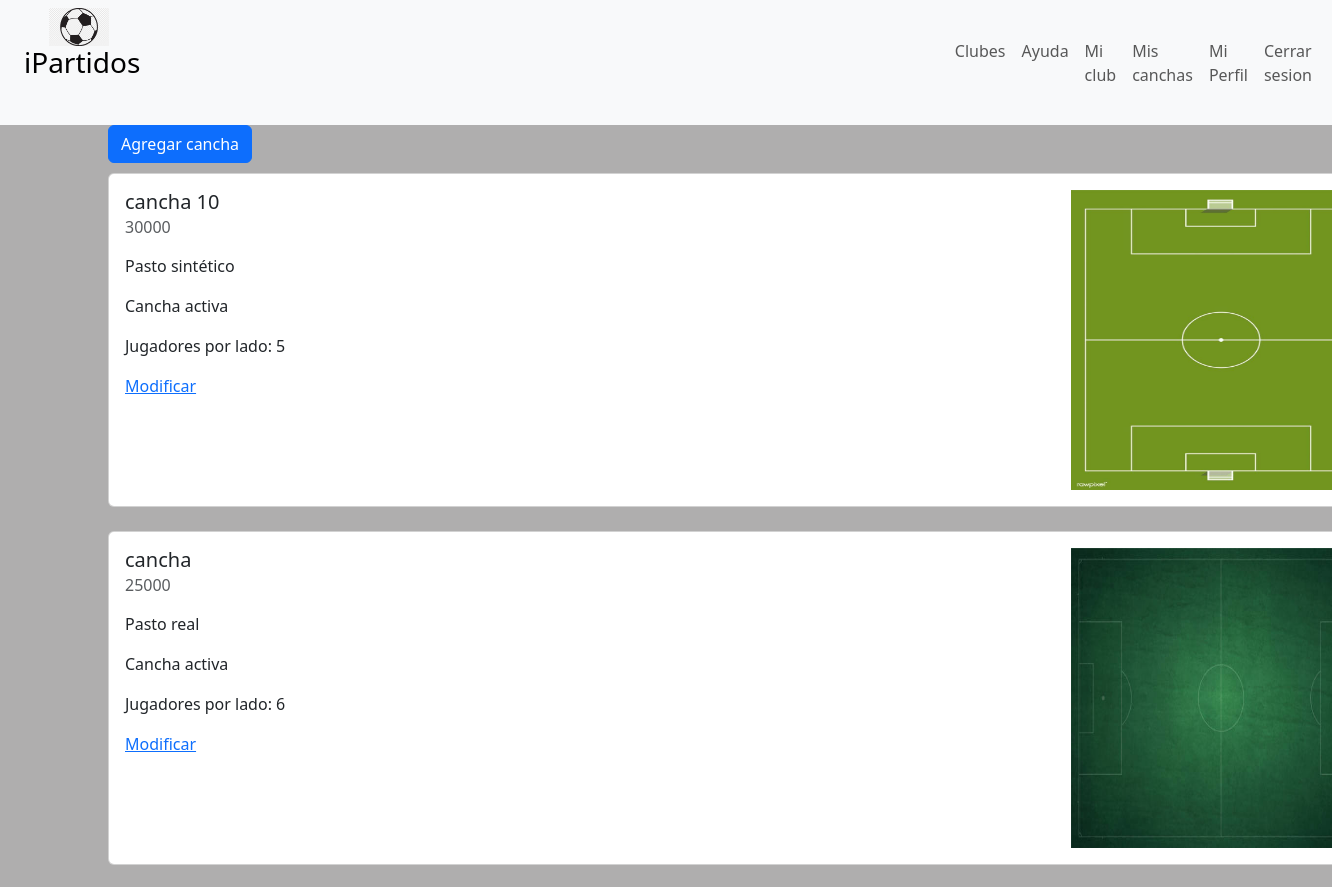
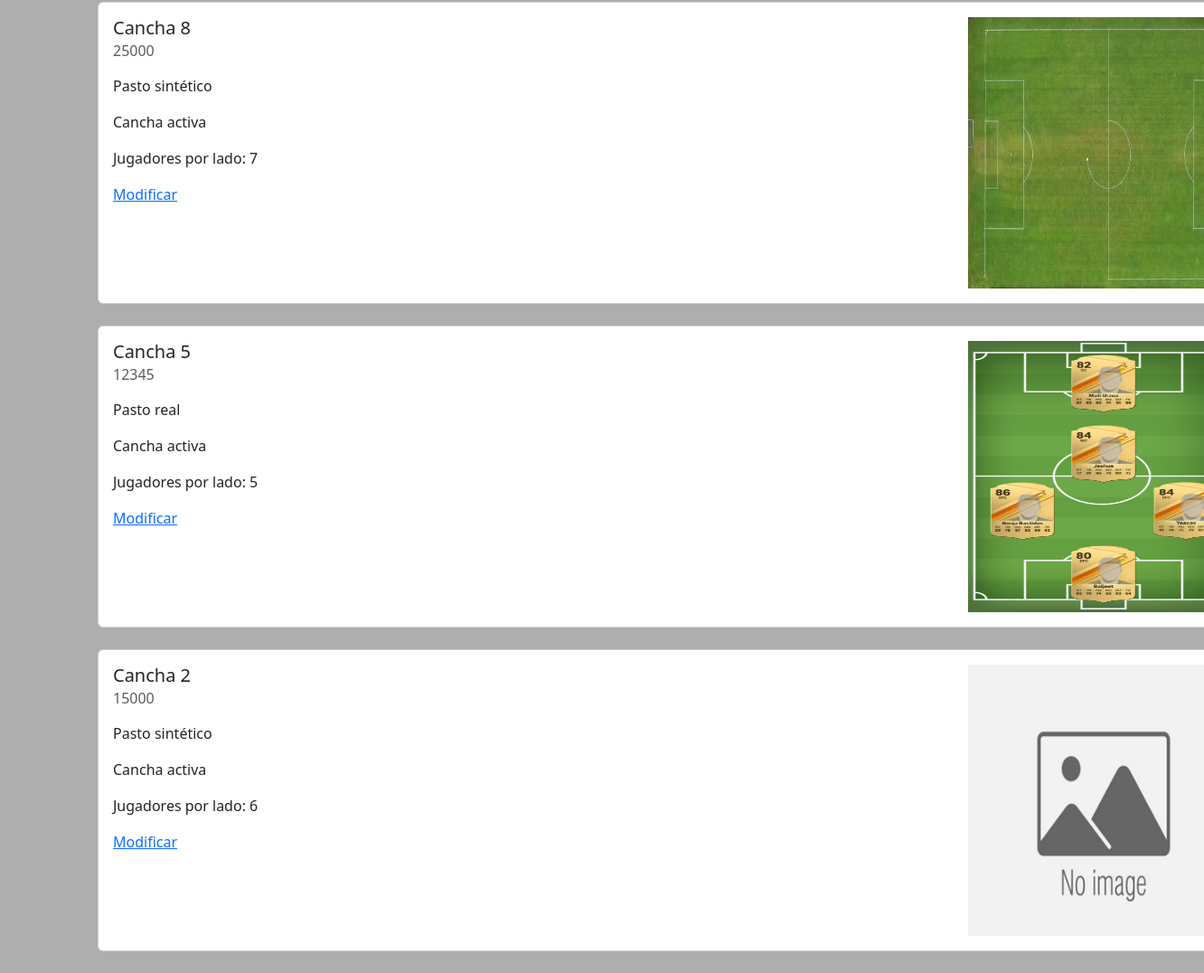
Before: /fields/list/ (signed in) with the older database file (2 pictures, top to bottom).
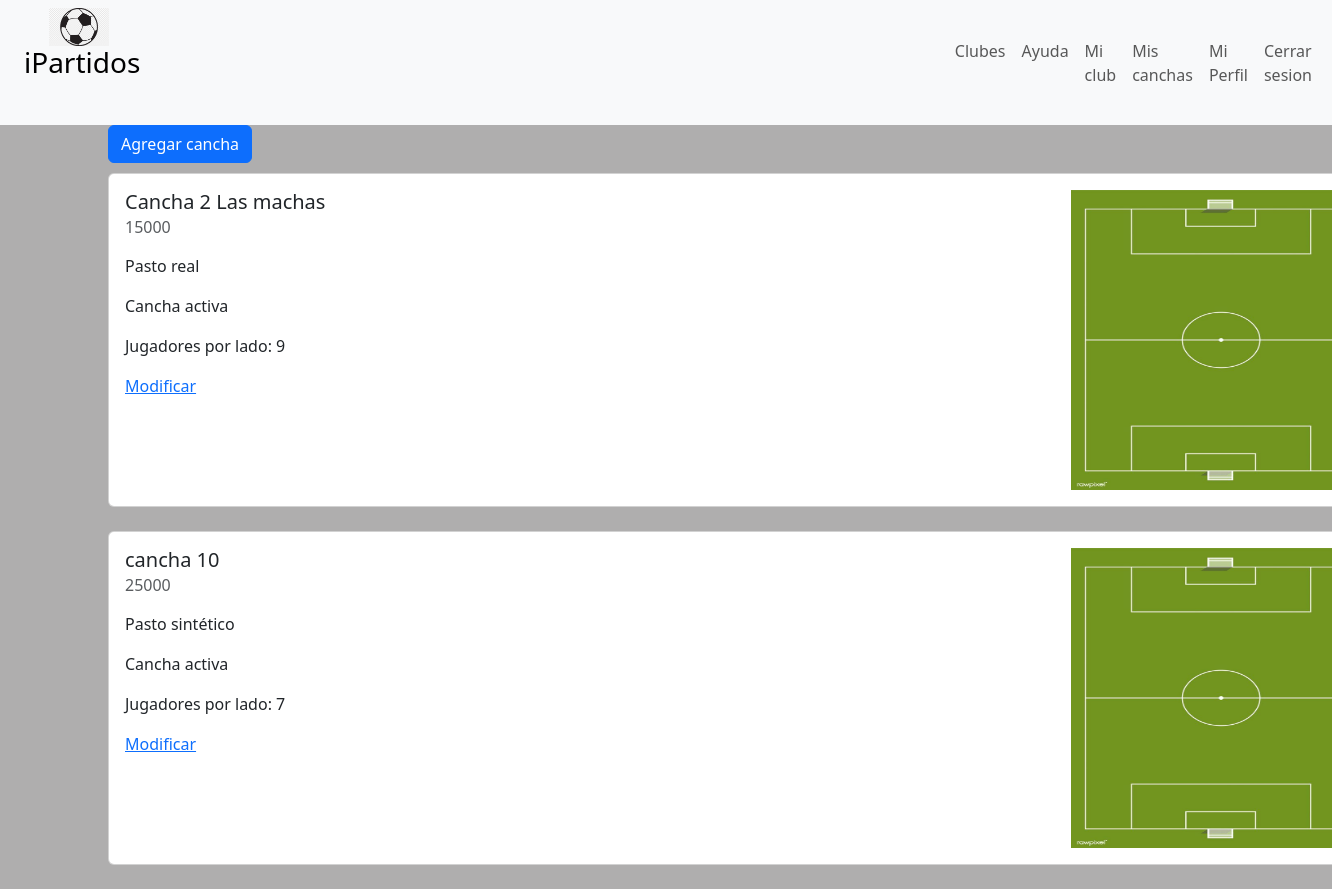
After: the same page with the newer database file.
### canchas/models.py (models this page shows, shortened)
class Field(models.Model):
    id = models.AutoField(primary_key=True)
    name = models.CharField(max_length=100, default='', null=True, blank=True)
    description = models.CharField(max_length=100, default='', null=True, blank=True)
    groundType = models.CharField(max_length=100, default='', null=False, blank=True)
    fieldPhoto = models.ImageField(upload_to='field_photos', null=True, blank=True)
    price = models.IntegerField()
    isActive = models.BooleanField(default=True)
    playersPerSide = models.IntegerField(default=0)  # Provide a default value
    tenant = models.ForeignKey('registration.Tenant', on_delete=models.CASCADE, related_name='tenant_fields', null=True)

### canchas/views.py (the view)
# urls.py: path('list/', FieldListView.as_view() , name='canchas_list'),
class FieldListView(ListView):
    model = Field
    template_name = 'canchas/userFields_list.html'
    context_object_name = 'fields'
    def get_queryset(self):
        return Field.objects.filter(tenant=self.request.user.tenant)

### canchas/templates/canchas/userFields_list.html (shortened to what this page needs)
{% extends 'core/base.html' %}
    {% block content %}
        <div style="padding-bottom: 10px;">
            <a href="{% url 'create_field' %}">
                <button type="button" class="btn btn-primary">Agregar cancha</button>
            </a>
        </div>
        <form method="post" enctype="multipart/form-data">
            {% for field in fields|slice:"0::-1" %}
                <div class=''>
                    <div class="card" style="width: 80rem;">
                        <div class="card-body d-flex justify-content-between">
                            <div>
                                <h5 class="card-title">{{ field.name }}</h5>
                                <h6 class="card-subtitle mb-2 text-body-secondary">{{ field.price }}</h6>
                                <p class="card-text">
                                <p> {{ field.groundType }}</p>
                                {% if field.isActive == True %}
                                    <p>Cancha activa</p>
                                {% else %}
                                    <p>Cancha Inactiva</p>
                                {% endif %}
                                    <p>Jugadores por lado: {{ field.playersPerSide }} </p>
                                </p>
                                <a href="{% url 'cancha_update' pk=field.id %}" class="card-link">Modificar</a>
                            </div>
                            {% if field.fieldPhoto %}
                                <img src="{{ field.fieldPhoto.url }}" width="300" height="300">
                            {% else %}
                                {% load static %}
                                <img src="{% static 'core/img/noPhoto.jpg' %}" width="300" height="300">
                            {% endif %}
                        </div>
                    </div>
                </div>
                <br>
            {% endfor %}
        </form>
    {% endblock %}

### core/templates/core/base.html (shortened to what this page needs)
<!DOCTYPE html>
<html lang="en">
<head>
    <link href="https://cdn.jsdelivr.net/npm/bootstrap@5.3.2/dist/css/bootstrap.min.css" rel="stylesheet">
    {% load static %}
    <link rel="stylesheet" href="{% static 'core/css/style.css' %}">
</head>
<body>
  <nav class="navbar navbar-expand-lg bg-body-tertiary">
    <div class="container-fluid">
      <div class="container">
        <a class="navbar-brand" href="{% url 'home' %}">
          <img src="{% static 'core/img/ballLogo.png' %}" alt="iPartidos Logo" class="logo-img">
          <h3> iPartidos </h3>
        </a>
      </div>
      <div class="collapse navbar-collapse" id="navbarSupportedContent">
        <ul class="navbar-nav me-auto mb-2 mb-lg-0">
          <li class="nav-item">
            <a class="nav-link" href="{% url 'all' %}"> Clubes </a>
          </li>
          <li class="nav-item">
            <a class="nav-link" aria-current="page" href="#"> Ayuda </a>
          </li>
          {% if request.user.is_authenticated %}
            {% if request.user.role == 'tenant' %}
                <li class="nav-item">
                  <a class="nav-link" aria-current="page" href="{% url 'club_settings' %}"> Mi club </a>
                </li>
                <li class="nav-item">
                  <a class="nav-link" aria-current="page" href="{% url 'canchas_list' %}"> Mis canchas </a>
                </li>
            {% else %}
              <li class="nav-item">
                <a class="nav-link" aria-current="page" href="#"> Mis reservas </a>
              </li>
            {% endif %}
              <li class="nav-item">
                <a class="nav-link" aria-current="page" href="{% url 'profile' %}">Mi Perfil </a>
              </li>
            <li class="nav-item">
              <a class="nav-link" aria-current="page" href="{% url 'logout' %}"> Cerrar sesion </a>
            </li>
          {% endif %}
        </ul>
      </div>
    </div>
  </nav>
    <div class="container">
        {% block content %}{% endblock %}
      </div>
</body>
</html>

### core/static/core/css/style.css (style rules this page uses)
.logo-img { width: 60px; height: auto; margin-left: 25px; }
body { background: #afaeae; }
.card-body { display: flex; justify-content: space-between; }

Changed rows visible on the page:
removed Field: name "cancha", price "25000", groundType "Pasto real", isActive "Cancha activa", playersPerSide "6", fieldPhoto (picture)
removed Field: name "Cancha 8", price "25000", groundType "Pasto sintético", isActive "Cancha activa", playersPerSide "7", fieldPhoto (picture)
removed Field: name "Cancha 5", price "12345", groundType "Pasto real", isActive "Cancha activa", playersPerSide "5", fieldPhoto (picture)
removed Field: name "Cancha 2", price "15000", groundType "Pasto sintético", isActive "Cancha activa", playersPerSide "6"
added Field: name "Cancha 2 Las machas", price "15000", groundType "Pasto real", isActive "Cancha activa", playersPerSide "9", fieldPhoto (picture)
changed Field "cancha 10": price "30000" → "25000"; playersPerSide "5" → "7"
